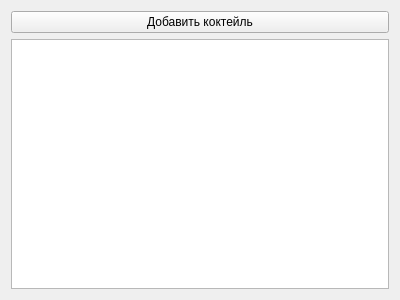
<?xml version="1.0" encoding="UTF-8"?>
<ui version="4.0">
 <class>AlcoCocktailManager</class>
 <widget class="QWidget" name="AlcoCocktailManager">
  <property name="geometry">
   <rect>
    <x>0</x>
    <y>0</y>
    <width>400</width>
    <height>300</height>
   </rect>
  </property>
  <property name="windowTitle">
   <string>Form</string>
  </property>
  <layout class="QVBoxLayout" name="verticalLayout">
   <item>
    <widget class="QPushButton" name="Btn_addCoctail">
     <property name="text">
      <string>Добавить коктейль</string>
     </property>
    </widget>
   </item>
   <item>
    <widget class="QListWidget" name="Coctail_list"/>
   </item>
  </layout>
 </widget>
 <resources/>
 <connections/>
</ui>
